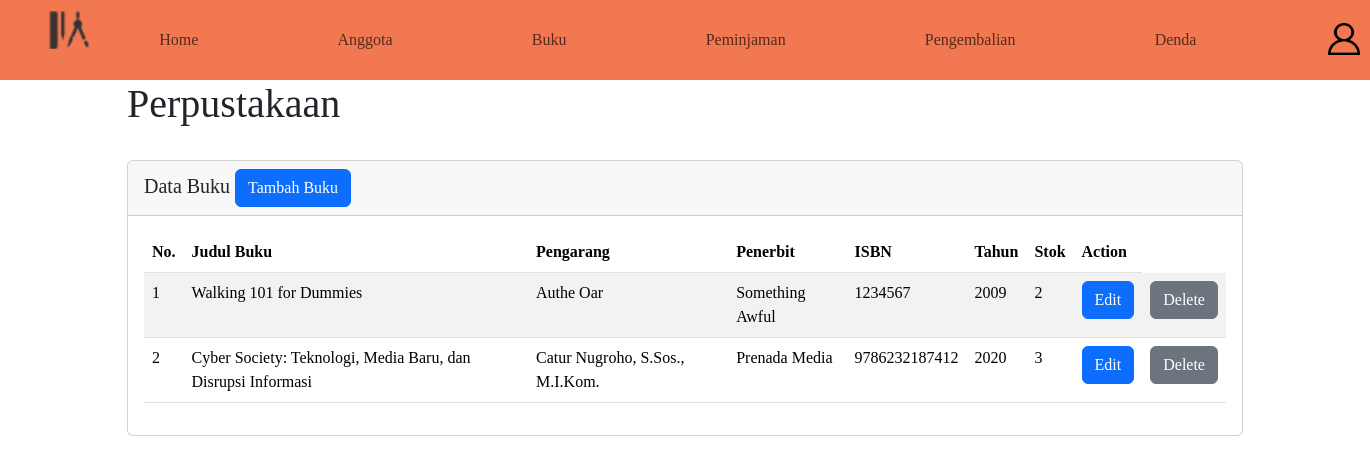
Before: /dataBuku.php with the older database file.
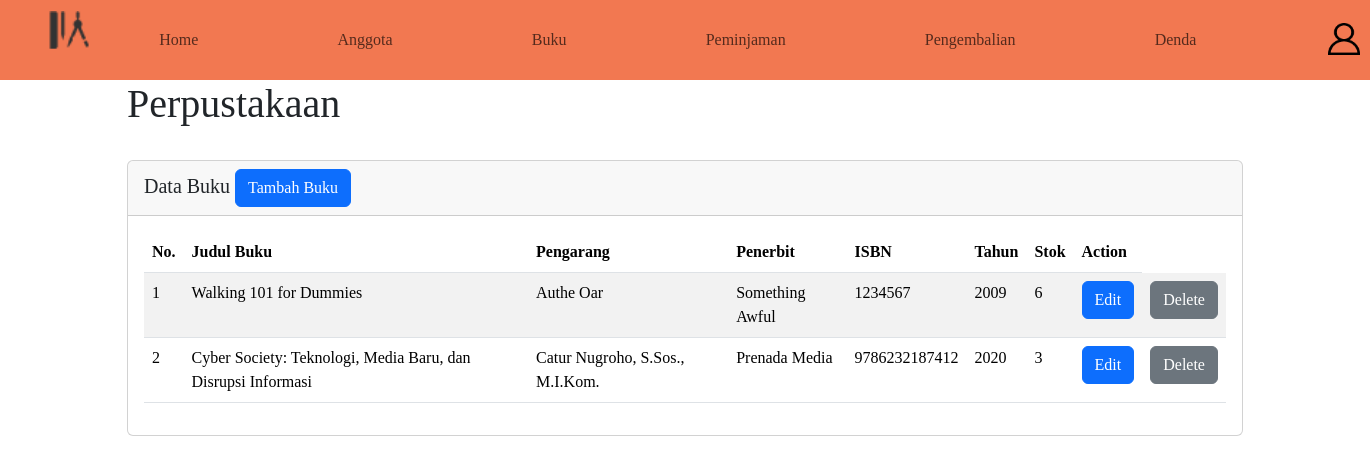
After: the same page with the newer database file.
### tables this page shows
CREATE TABLE `buku` (
  `id_buku` int(11) NOT NULL,
  `judul` varchar(200) NOT NULL,
  `pengarang` varchar(200) NOT NULL,
  `penerbit` text NOT NULL,
  `isbn` bigint(20) NOT NULL,
  `tahun` int(4) NOT NULL,
  `stok` int(11) NOT NULL
);

### Model/m_dataBuku.php (called while the page is built, shortened)
<?php
class m_dataBuku {
    public function tampilBuku() {
        $db = new Database();
        $mysqli = $db->getConnection();
        $rs = $mysqli->query("SELECT * FROM buku");
        $rows = array();
        while($row = $rs->fetch_assoc()) {
            $rows[] = $row;
        }
        $this->hasil = $rows;
        return $this->hasil;
    }
}

### Controller/c_dataBuku.php (called while the page is built, shortened)
<?php
class c_dataBuku {
    public function tampilBuku() {
        include_once 'Model/m_dataBuku.php';
        $this->model = new m_dataBuku();
        $borrow = $this->model->tampilBuku();
        include 'View/v_dataBuku.php';
    }
}

### View/v_dataBuku.php (the view, shortened to what this page needs)
<?php
$bukuModel = new m_dataBuku();
$buku = $bukuModel->tampilBuku();
foreach ($buku as $row) {
    echo "<tr>",
        "<td>{$row['id_buku']}</td>",
        "<td>{$row['judul']}</td>",
        "<td>{$row['pengarang']}</td>",
        "<td>{$row['penerbit']}</td>",
        "<td>{$row['isbn']}</td>",
        "<td>{$row['tahun']}</td>",
        "<td>{$row['stok']}</td>";
        echo "<td><a href='editBuku.php?edit={$row['id_buku']}&judul={$row['judul']}&pengarang={$row['pengarang']}&penerbit={$row['penerbit']}&isbn={$row['isbn']}&tahun={$row['tahun']}&stok={$row['stok']}' class='btn btn-primary'>Edit</a></td>";
        echo "<td><a href='controller/c_dataBuku.php?delete={$row['id_buku']}' class='btn btn-secondary'>Delete</a></td>";
        echo "</tr>";
}
echo "</tbody>";
echo "</table>";

Changed rows visible on the page:
changed buku "Walking 101 for Dummies": stok "2" → "6"
